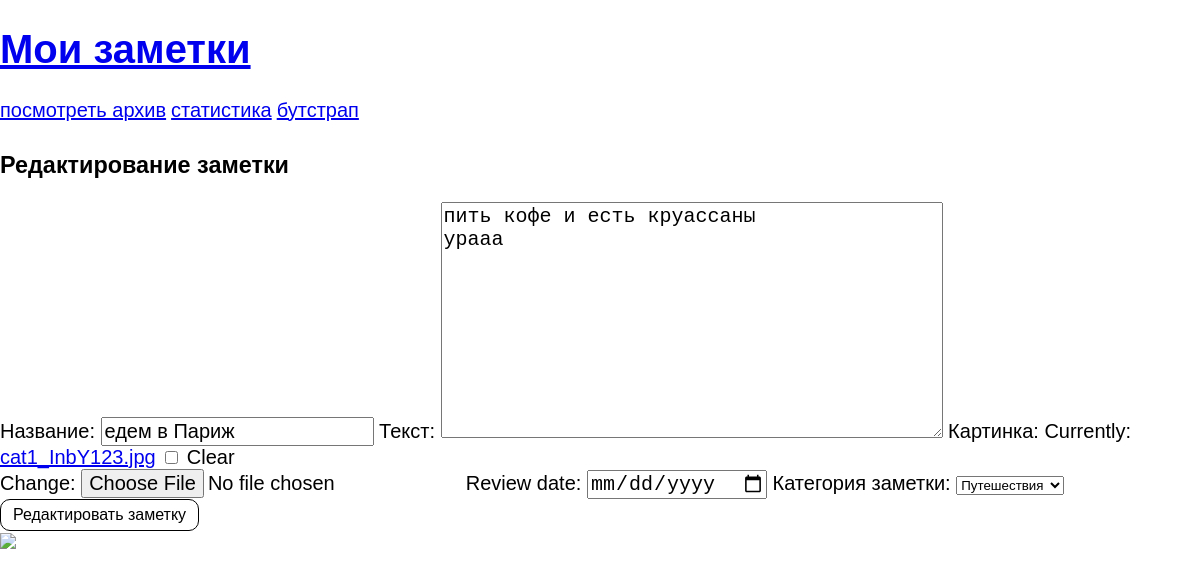
The app's page /notes/19/edit with its own data.
### core/models.py (models this page shows, shortened)
class Note(models.Model):
    ARCHIVE = 'archive'
    PUBLIC = 'public'
    STATUS_CHOICES = [
        (ARCHIVE, 'В архиве'),
        (PUBLIC, 'Опубилковано')
    ]
    title = models.CharField(max_length=255, verbose_name='название')
    text = models.TextField(verbose_name='текст')
    created_at = models.DateTimeField(auto_now=True, verbose_name='дата создания')
    image = models.FileField(verbose_name='картинка', null=True, blank=True)
    review_date = models.DateField(verbose_name='дата пересмотра', null=True, blank=True)
    category = models.ForeignKey(
        NoteCategory,
        null=True,
        blank=True,
        on_delete=models.SET_NULL,
        verbose_name='категория заметки'
    )
    status = models.CharField(max_length=255, choices=STATUS_CHOICES, default=PUBLIC)
    class Meta:
        verbose_name = 'Заметка'
        verbose_name_plural = 'Заметки'

class NoteCategory(models.Model):
    title = models.CharField(max_length=255, verbose_name='название')
    def __str__(self):
        return self.title
    class Meta:
        verbose_name = 'Категория заметки'
        verbose_name_plural = 'Категории заметок'

### core/views.py (the view)
# urls.py: path('notes/<int:note_id>/edit', edit_note),
def edit_note(request, note_id):
    note = get_object_or_404(Note, id=note_id)
    form = AddNoteModelForm(instance=note)
    if request.method == 'POST':
        form = AddNoteModelForm(request.POST, request.FILES, instance=note)
        if form.is_valid():
            form.save()
            return redirect(f'/notes/{note.id}')
    context = {'form': form}
    return render(request, 'edit_note.html', context)

### core/forms.py
class AddNoteModelForm(forms.ModelForm):
    review_date = forms.DateField(
        widget=forms.DateInput(attrs={'type': 'date'})
    )
    class Meta:
        model = Note
        exclude = ['status']
    def __init__(self, *args, **kwargs):
        super().__init__(*args, **kwargs)
        self.fields['category'].empty_label = 'без категории'

### templates/edit_note.html (shortened to what this page needs)
{% extends 'base.html' %}
{% block content %}
<h3>Редактирование заметки</h3>
<form method="post" enctype="multipart/form-data">
    {{ form }}
    <button>Редактировать заметку</button>
</form>
{% endblock %}

### static/css/mystyles.css (style rules this page uses)
body { max-width: 1200px; margin: auto; font-size: 20px; font-family: Arial; }
input, textarea { font-size: 20px }
button { padding: 0.375rem 0.75rem; border-radius: 10px; background-color: white; border: 1px solid black; font-size: 1rem }

### records on screen
Note: title "едем в Париж", text "пить кофе и есть круассаны урааа", category "Путешествия"
